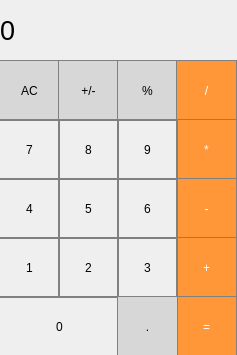
<?xml version="1.0" encoding="UTF-8"?>
<ui version="4.0">
 <class>MainWindow</class>
 <widget class="QMainWindow" name="MainWindow">
  <property name="geometry">
   <rect>
    <x>0</x>
    <y>0</y>
    <width>237</width>
    <height>355</height>
   </rect>
  </property>
  <property name="maximumSize">
   <size>
    <width>237</width>
    <height>355</height>
   </size>
  </property>
  <property name="windowTitle">
   <string>MainWindow</string>
  </property>
  <widget class="QWidget" name="centralwidget">
   <widget class="QLabel" name="result_show">
    <property name="geometry">
     <rect>
      <x>0</x>
      <y>0</y>
      <width>231</width>
      <height>61</height>
     </rect>
    </property>
    <property name="font">
     <font>
      <pointsize>20</pointsize>
     </font>
    </property>
    <property name="styleSheet">
     <string notr="true">QPushButton {
   border: 1px solid gray;
}
QPushButton:pressed {
    background-color: qlineargradient(x1: 0, y1: 0, x2: 0, y2: 1,
                                      stop: 0 #dadbde, stop: 1 #f6f7fa);
}</string>
    </property>
    <property name="text">
     <string>0</string>
    </property>
   </widget>
   <widget class="QPushButton" name="pushButton_clear">
    <property name="geometry">
     <rect>
      <x>-1</x>
      <y>60</y>
      <width>61</width>
      <height>61</height>
     </rect>
    </property>
    <property name="styleSheet">
     <string notr="true">QPushButton {
  background-color: rgb(215, 215, 215);
  border: 1px solid gray;
}
QPushButton:pressed {
    background-color: qlineargradient(x1: 0, y1: 0, x2: 0, y2: 1,
                                      stop: 0 #BEBEBE, stop: 1 #D7D7D7);
}</string>
    </property>
    <property name="text">
     <string>AC</string>
    </property>
   </widget>
   <widget class="QPushButton" name="pushButton_change">
    <property name="geometry">
     <rect>
      <x>58</x>
      <y>60</y>
      <width>61</width>
      <height>61</height>
     </rect>
    </property>
    <property name="styleSheet">
     <string notr="true">QPushButton {
  background-color: rgb(215, 215, 215);
  border: 1px solid gray;
}
QPushButton:pressed {
    background-color: qlineargradient(x1: 0, y1: 0, x2: 0, y2: 1,
                                      stop: 0 #BEBEBE, stop: 1 #D7D7D7);
}</string>
    </property>
    <property name="text">
     <string>+/-</string>
    </property>
   </widget>
   <widget class="QPushButton" name="pushButton_percent">
    <property name="geometry">
     <rect>
      <x>117</x>
      <y>60</y>
      <width>61</width>
      <height>61</height>
     </rect>
    </property>
    <property name="styleSheet">
     <string notr="true">QPushButton {
  background-color: rgb(215, 215, 215);
  border: 1px solid gray;
}
QPushButton:pressed {
    background-color: qlineargradient(x1: 0, y1: 0, x2: 0, y2: 1,
                                      stop: 0 #BEBEBE, stop: 1 #D7D7D7);
}</string>
    </property>
    <property name="text">
     <string>%</string>
    </property>
   </widget>
   <widget class="QPushButton" name="pushButton_divide">
    <property name="geometry">
     <rect>
      <x>176</x>
      <y>60</y>
      <width>61</width>
      <height>61</height>
     </rect>
    </property>
    <property name="styleSheet">
     <string notr="true">QPushButton {
  background-color: rgb(255, 151, 57);
  color: white; 
  border: 1px solid gray;
}

QPushButton:pressed {
    background-color: qlineargradient(x1: 0, y1: 0, x2: 0, y2: 1,
                                      stop: 0 #FF7832, stop: 1 #FF9739);
}</string>
    </property>
    <property name="text">
     <string>/</string>
    </property>
   </widget>
   <widget class="QPushButton" name="pushButton_multiply">
    <property name="geometry">
     <rect>
      <x>176</x>
      <y>119</y>
      <width>61</width>
      <height>61</height>
     </rect>
    </property>
    <property name="styleSheet">
     <string notr="true">QPushButton {
  background-color: rgb(255, 151, 57);
  color: white; 
  border: 1px solid gray;
}

QPushButton:pressed {
    background-color: qlineargradient(x1: 0, y1: 0, x2: 0, y2: 1,
                                      stop: 0 #FF7832, stop: 1 #FF9739);
}</string>
    </property>
    <property name="text">
     <string>*</string>
    </property>
   </widget>
   <widget class="QPushButton" name="pushButton_8">
    <property name="geometry">
     <rect>
      <x>58</x>
      <y>119</y>
      <width>61</width>
      <height>61</height>
     </rect>
    </property>
    <property name="styleSheet">
     <string notr="true">QPushButton {
   border: 1px solid gray;
}
QPushButton:pressed {
    background-color: qlineargradient(x1: 0, y1: 0, x2: 0, y2: 1,
                                      stop: 0 #dadbde, stop: 1 #f6f7fa);
}</string>
    </property>
    <property name="text">
     <string>8</string>
    </property>
   </widget>
   <widget class="QPushButton" name="pushButton_7">
    <property name="geometry">
     <rect>
      <x>-1</x>
      <y>119</y>
      <width>61</width>
      <height>61</height>
     </rect>
    </property>
    <property name="styleSheet">
     <string notr="true">QPushButton {
   border: 1px solid gray;
}
QPushButton:pressed {
    background-color: qlineargradient(x1: 0, y1: 0, x2: 0, y2: 1,
                                      stop: 0 #dadbde, stop: 1 #f6f7fa);
}</string>
    </property>
    <property name="text">
     <string>7</string>
    </property>
   </widget>
   <widget class="QPushButton" name="pushButton_9">
    <property name="geometry">
     <rect>
      <x>117</x>
      <y>119</y>
      <width>61</width>
      <height>61</height>
     </rect>
    </property>
    <property name="styleSheet">
     <string notr="true">QPushButton {
   border: 1px solid gray;
}
QPushButton:pressed {
    background-color: qlineargradient(x1: 0, y1: 0, x2: 0, y2: 1,
                                      stop: 0 #dadbde, stop: 1 #f6f7fa);
}</string>
    </property>
    <property name="text">
     <string>9</string>
    </property>
   </widget>
   <widget class="QPushButton" name="pushButton_minus">
    <property name="geometry">
     <rect>
      <x>176</x>
      <y>178</y>
      <width>61</width>
      <height>61</height>
     </rect>
    </property>
    <property name="styleSheet">
     <string notr="true">QPushButton {
  background-color: rgb(255, 151, 57);
  color: white; 
  border: 1px solid gray;
}

QPushButton:pressed {
    background-color: qlineargradient(x1: 0, y1: 0, x2: 0, y2: 1,
                                      stop: 0 #FF7832, stop: 1 #FF9739);
}</string>
    </property>
    <property name="text">
     <string>-</string>
    </property>
   </widget>
   <widget class="QPushButton" name="pushButton_5">
    <property name="geometry">
     <rect>
      <x>58</x>
      <y>178</y>
      <width>61</width>
      <height>61</height>
     </rect>
    </property>
    <property name="styleSheet">
     <string notr="true">QPushButton {
   border: 1px solid gray;
}
QPushButton:pressed {
    background-color: qlineargradient(x1: 0, y1: 0, x2: 0, y2: 1,
                                      stop: 0 #dadbde, stop: 1 #f6f7fa);
}</string>
    </property>
    <property name="text">
     <string>5</string>
    </property>
   </widget>
   <widget class="QPushButton" name="pushButton_4">
    <property name="geometry">
     <rect>
      <x>-1</x>
      <y>178</y>
      <width>61</width>
      <height>61</height>
     </rect>
    </property>
    <property name="styleSheet">
     <string notr="true">QPushButton {
   border: 1px solid gray;
}
QPushButton:pressed {
    background-color: qlineargradient(x1: 0, y1: 0, x2: 0, y2: 1,
                                      stop: 0 #dadbde, stop: 1 #f6f7fa);
}</string>
    </property>
    <property name="text">
     <string>4</string>
    </property>
   </widget>
   <widget class="QPushButton" name="pushButton_6">
    <property name="geometry">
     <rect>
      <x>117</x>
      <y>178</y>
      <width>61</width>
      <height>61</height>
     </rect>
    </property>
    <property name="styleSheet">
     <string notr="true">QPushButton {
   border: 1px solid gray;
}
QPushButton:pressed {
    background-color: qlineargradient(x1: 0, y1: 0, x2: 0, y2: 1,
                                      stop: 0 #dadbde, stop: 1 #f6f7fa);
}</string>
    </property>
    <property name="text">
     <string>6</string>
    </property>
   </widget>
   <widget class="QPushButton" name="pushButton_plus">
    <property name="geometry">
     <rect>
      <x>176</x>
      <y>237</y>
      <width>61</width>
      <height>61</height>
     </rect>
    </property>
    <property name="styleSheet">
     <string notr="true">QPushButton {
  background-color: rgb(255, 151, 57);
  color: white; 
  border: 1px solid gray;
}

QPushButton:pressed {
    background-color: qlineargradient(x1: 0, y1: 0, x2: 0, y2: 1,
                                      stop: 0 #FF7832, stop: 1 #FF9739);
}</string>
    </property>
    <property name="text">
     <string>+</string>
    </property>
   </widget>
   <widget class="QPushButton" name="pushButton_2">
    <property name="geometry">
     <rect>
      <x>58</x>
      <y>237</y>
      <width>61</width>
      <height>61</height>
     </rect>
    </property>
    <property name="styleSheet">
     <string notr="true">QPushButton {
   border: 1px solid gray;
}
QPushButton:pressed {
    background-color: qlineargradient(x1: 0, y1: 0, x2: 0, y2: 1,
                                      stop: 0 #dadbde, stop: 1 #f6f7fa);
}</string>
    </property>
    <property name="text">
     <string>2</string>
    </property>
   </widget>
   <widget class="QPushButton" name="pushButton_1">
    <property name="geometry">
     <rect>
      <x>-1</x>
      <y>237</y>
      <width>61</width>
      <height>61</height>
     </rect>
    </property>
    <property name="styleSheet">
     <string notr="true">QPushButton {
   border: 1px solid gray;
}
QPushButton:pressed {
    background-color: qlineargradient(x1: 0, y1: 0, x2: 0, y2: 1,
                                      stop: 0 #dadbde, stop: 1 #f6f7fa);
}</string>
    </property>
    <property name="text">
     <string>1</string>
    </property>
   </widget>
   <widget class="QPushButton" name="pushButton_3">
    <property name="geometry">
     <rect>
      <x>117</x>
      <y>237</y>
      <width>61</width>
      <height>61</height>
     </rect>
    </property>
    <property name="styleSheet">
     <string notr="true">QPushButton {
   border: 1px solid gray;
}
QPushButton:pressed {
    background-color: qlineargradient(x1: 0, y1: 0, x2: 0, y2: 1,
                                      stop: 0 #dadbde, stop: 1 #f6f7fa);
}</string>
    </property>
    <property name="text">
     <string>3</string>
    </property>
   </widget>
   <widget class="QPushButton" name="pushButton_evenly">
    <property name="geometry">
     <rect>
      <x>176</x>
      <y>296</y>
      <width>61</width>
      <height>61</height>
     </rect>
    </property>
    <property name="styleSheet">
     <string notr="true">QPushButton {
  background-color: rgb(255, 151, 57);
  color: white; 
  border: 1px solid gray;
}

QPushButton:pressed {
    background-color: qlineargradient(x1: 0, y1: 0, x2: 0, y2: 1,
                                      stop: 0 #FF7832, stop: 1 #FF9739);
}</string>
    </property>
    <property name="text">
     <string>=</string>
    </property>
   </widget>
   <widget class="QPushButton" name="pushButton_0">
    <property name="geometry">
     <rect>
      <x>-1</x>
      <y>296</y>
      <width>121</width>
      <height>61</height>
     </rect>
    </property>
    <property name="styleSheet">
     <string notr="true">QPushButton {
   border: 1px solid gray;
}
QPushButton:pressed {
    background-color: qlineargradient(x1: 0, y1: 0, x2: 0, y2: 1,
                                      stop: 0 #dadbde, stop: 1 #f6f7fa);
}</string>
    </property>
    <property name="text">
     <string>0</string>
    </property>
   </widget>
   <widget class="QPushButton" name="pushButton_dot">
    <property name="geometry">
     <rect>
      <x>117</x>
      <y>296</y>
      <width>61</width>
      <height>61</height>
     </rect>
    </property>
    <property name="styleSheet">
     <string notr="true">QPushButton {
  background-color: rgb(215, 215, 215);
  border: 1px solid gray;
}
QPushButton:pressed {
    background-color: qlineargradient(x1: 0, y1: 0, x2: 0, y2: 1,
                                      stop: 0 #BEBEBE, stop: 1 #D7D7D7);
}</string>
    </property>
    <property name="text">
     <string>.</string>
    </property>
   </widget>
  </widget>
 </widget>
 <resources/>
 <connections/>
</ui>
